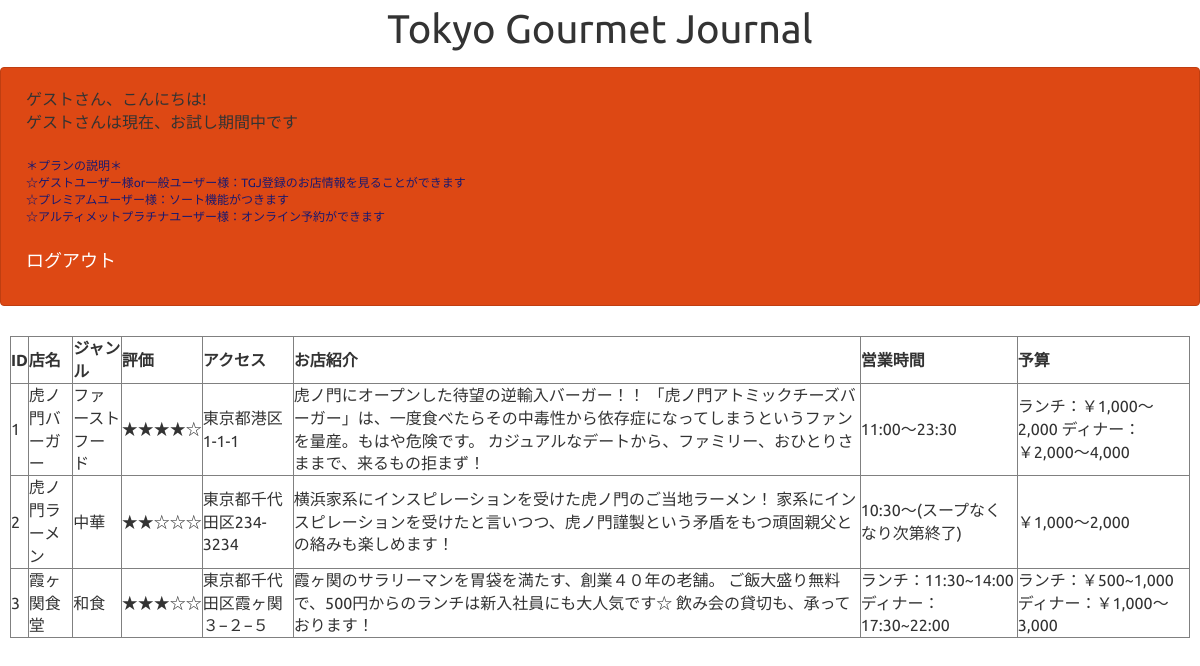
The page /select.php on the database its author committed.
### tables this page shows
CREATE TABLE `gs_shop_table` (
  `id` int(12) NOT NULL,
  `shopName` varchar(64) NOT NULL,
  `image` mediumblob,
  `rate` int(1) NOT NULL,
  `access` varchar(128) NOT NULL,
  `shopGenre` int(1) NOT NULL,
  `shopComment` varchar(256) NOT NULL,
  `businessHour` varchar(256) NOT NULL,
  `budget` varchar(256) NOT NULL
);

### select.php (the view, shortened to what this page needs)
<?php
$pdo = db_con();
$stmt = $pdo->prepare("SELECT * FROM gs_shop_table");
$status = $stmt->execute();
$view = "";
if ($status == false) {
    sqlError($stmt);
} else {
    while ($result = $stmt->fetch(PDO::FETCH_ASSOC)) {
        $star = "";
        $cuisine ="";
        if ($result["rate"] == 1){
            $star = '★☆☆☆☆';
        }else if($result["rate"] == 2){
            $star = '★★☆☆☆';
        }elseif($result["rate"] == 3){
            $star = '★★★☆☆';
        }elseif($result["rate"] == 4){
            $star = '★★★★☆';
        }else{
            $star = '★★★★★';
        };
        if($result["shopGenre"] == 0){
            $cuisine = '和食';
        }elseif($result["shopGenre"] == 1){
            $cuisine = '洋食';
        }elseif($result["shopGenre"] == 2){
            $cuisine = '中華';
        }elseif($result["shopGenre"] == 3){
            $cuisine = 'イタリアン';
        }elseif($result["shopGenre"] == 4){
            $cuisine = 'ファーストフード';
        }elseif($result["shopGenre"] == 5){
            $cuisine = 'エスニック';
        }else{
            $cuisine = 'その他';
        };
        if($_SESSION["charge"] == 0 || $_SESSION["charge"] == 1){
            $view .= '<tr><td>'.$result["id"].'</td><td>'.$result["shopName"].'</td><td>'.$cuisine.'</td><td>'.$star.'</td><td>'.$result["access"].'</td><td>'.$result["shopComment"].'</td><td>'.$result["businessHour"].'</td><td>'.$result["budget"].'</td></tr>';
        }else{
            $view .= '<tr><td>'.$result["id"].'</td><td>'.$result["shopName"].'</td><td>'.$cuisine.'</td><td>'.$star.'</td><td>'.$result["access"].'</td><td>'.$result["shopComment"].'</td><td>'.$result["businessHour"].'</td><td>'.$result["budget"].'</td><td><a href="*">オンライン予約へ</a></td></tr>';
        };
    };
};
$userAccount = $_SESSION["name"];
$userCharge = "";
if ($_SESSION["name"] == ""){
    $userAccount = "ゲスト";
    $userCharge = "お試し期間中";
};
?>
<!DOCTYPE html>
<html lang="ja">
<head>
<link rel="stylesheet" href="css/range.css">
<link href="css/bootstrap.min.css" rel="stylesheet">
<link rel="stylesheet" href="https://cdnjs.cloudflare.com/ajax/libs/jquery.tablesorter/2.31.0/css/theme.default.min.css">
</head>
<body id="main">
<header>
<p id="title">Tokyo Gourmet Journal</p>
  <nav class="navbar navbar-default">
    <div class="container-fluid">
      <div class="navbar-header">
      <?=$userAccount?>さん、こんにちは!<br>
      <?=$userAccount?>さんは現在、<?=$userCharge?>です<br><br>
        <p id="description">＊プランの説明＊<br>☆ゲストユーザー様or一般ユーザー様：TGJ登録のお店情報を見ることができます<br>☆プレミアムユーザー様：ソート機能がつきます<br>☆アルティメットプラチナユーザー様：オンライン予約ができます</p>
        <a class="navbar-brand" href="logout.php">ログアウト</a>
      </div>
    </div>
  </nav>
</header>
<div>
    <table border='1' id="myTable" class="tablesorter">
        <thead>
            <tr>
                <th>ID</th>
                <th>店名</th>
                <th>ジャンル</th>
                <th>評価</th>
                <th>アクセス</th>
                <th>お店紹介</th>
                <th>営業時間</th>
                <th>予算</th>
            </tr>
        </thead>
        <tbody>
            <?=$view?>
        </tbody>
    </table>
</div>
</body>
</html>

### select.php (style rules this page uses)
div { padding: 10px;font-size:16px; }
#description { font-size: 12px; color: #191970; }
#title { font-size: 40px; text-align: center; }

### rows shown on the page
gs_shop_table: id "1", shopName "虎ノ門バーガー", shopGenre "ファーストフード", rate "★★★★☆", access "東京都港区1-1-1", shopComment "虎ノ門にオープンした待望の逆輸入バーガー！！ 「虎ノ門アトミックチーズバーガー」は、一度食べたらその中毒性から依存症になってしまうというファンを量産。もはや危険です。 カジュアルなデートから、ファミリー、おひとりさままで、来るもの拒まず！", businessHour "11:00〜23:30", budget "ランチ：￥1,000〜2,000 ディナー：￥2,000〜4,000"
gs_shop_table: id "2", shopName "虎ノ門ラーメン", shopGenre "中華", rate "★★☆☆☆", access "東京都千代田区234-3234", shopComment "横浜家系にインスピレーションを受けた虎ノ門のご当地ラーメン！ 家系にインスピレーションを受けたと言いつつ、虎ノ門謹製という矛盾をもつ頑固親父との絡みも楽しめます！", businessHour "10:30〜(スープなくなり次第終了)", budget "￥1,000〜2,000"
gs_shop_table: id "3", shopName "霞ヶ関食堂", shopGenre "和食", rate "★★★☆☆", access "東京都千代田区霞ヶ関３−２−５", shopComment "霞ヶ関のサラリーマンを胃袋を満たす、創業４０年の老舗。 ご飯大盛り無料で、500円からのランチは新入社員にも大人気です☆ 飲み会の貸切も、承っております！", businessHour "ランチ：11:30~14:00 ディナー：17:30~22:00", budget "ランチ：￥500~1,000 ディナー：￥1,000〜3,000"

### other values the page prints
$userAccount "ゲスト"
$userCharge "お試し期間中"
